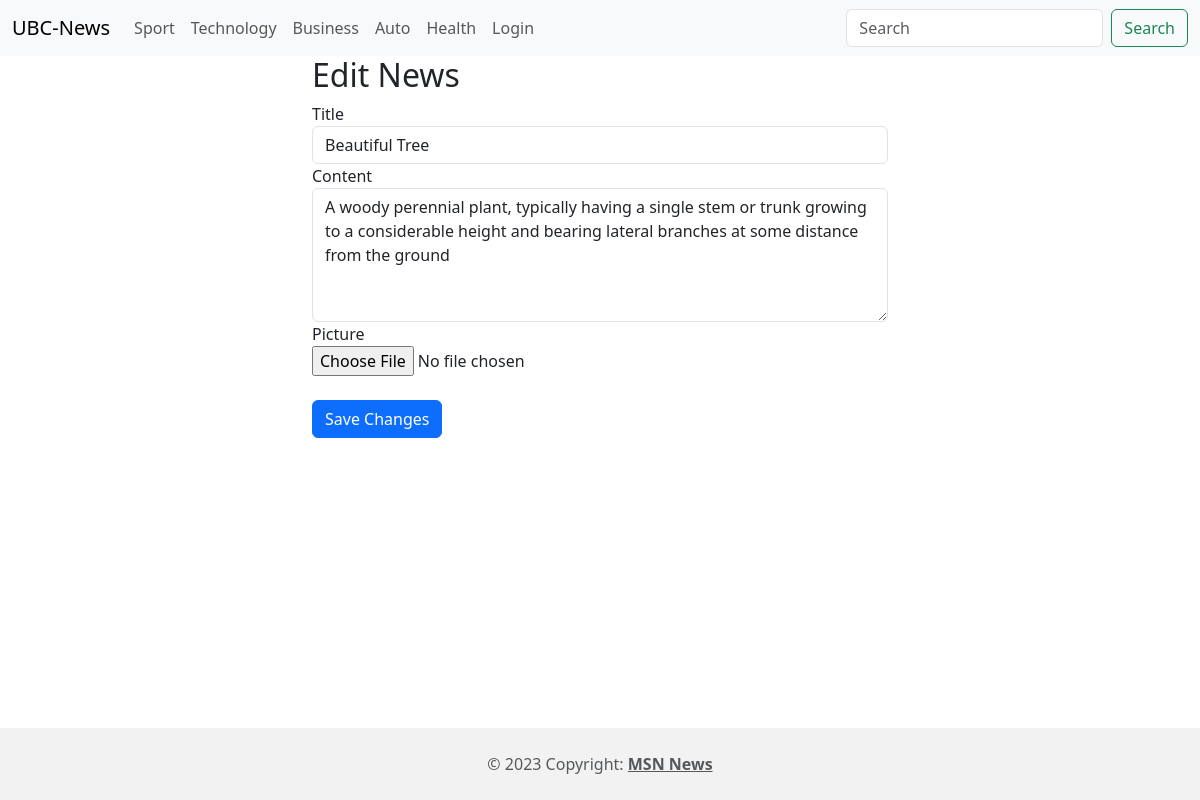
The app's page /edit-news/8 with its own data.
### news/models.py (models this page shows, shortened)
class News(models.Model):
    publisher = models.ForeignKey(User, related_name='publisher', on_delete=models.CASCADE)
    title = models.CharField(max_length=60)
    content = models.TextField()
    published_date = models.DateTimeField(auto_now_add=True)
    updated_date = models.DateTimeField(auto_now=True)
    media = models.ImageField(upload_to="news-media/%Y/%m/%d/")
    category = models.ForeignKey(Category, on_delete=models.CASCADE)
    class Meta:
        verbose_name = 'news'
        verbose_name_plural = 'news'
        ordering = ['-id']

### news/views.py (the view)
# urls.py: path('edit-news/<int:news_id>', edit_news, name='edit_news'),
def edit_news(request, news_id):
    news = get_object_or_404(News, id=news_id)
    if request.method == 'POST':
        news.title = request.POST.get('title')
        news.content = request.POST.get('content')
        news.media = request.FILES.get('picture')
        news.save()
        return redirect('details', news.id)
    context = {
        'news': news
    }
    return render(request, 'news/edit_news.html', context=context)

### news/templates/news/edit_news.html (shortened to what this page needs)
{% extends 'news/base.html' %}
{% block content %}
    <div class="container w-50">
        <h2>Edit News</h2>
        <form method="post" action="{% url 'edit_news' news.id %}" enctype="multipart/form-data">
            <div class="form-group">
                <label for="title">Title</label>
                <input type="text" id="title" name="title" value="{{ news.title }}" class="form-control" required>
            </div>
            <div class="form-group">
                <label for="content">Content</label>
                <textarea id="content" name="content" class="form-control" rows="5"
                          required>{{ news.content }}</textarea>
            </div>
            <div class="form-group">
                <label for="picture">Picture</label>
                <br>
                <input type="file" id="picture" name="picture" class="form-control-file">
            </div>
            <br>
            <button type="submit" class="btn btn-primary">Save Changes</button>
        </form>
    </div>
{% endblock %}

### news/static/news/styles/main.css (style rules this page uses)
body { padding-bottom: 100px; }

### records on screen
News: title "Beautiful Tree", content "A woody perennial plant, typically having a single stem or trunk growing to a considerable height and bearing lateral branches at some distance from the ground"
